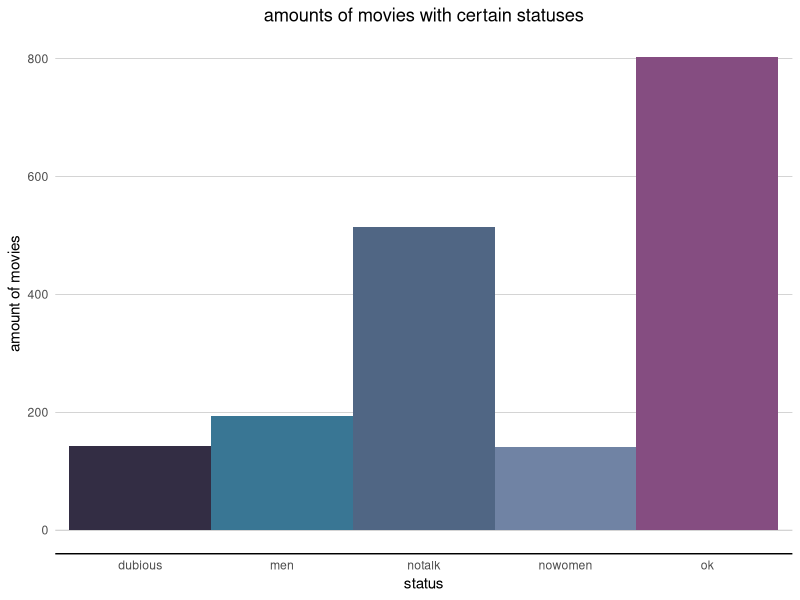
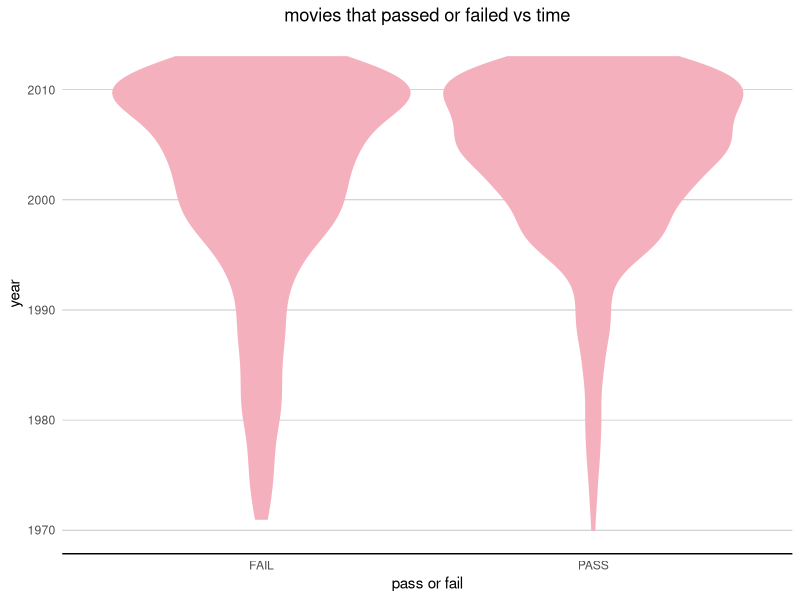
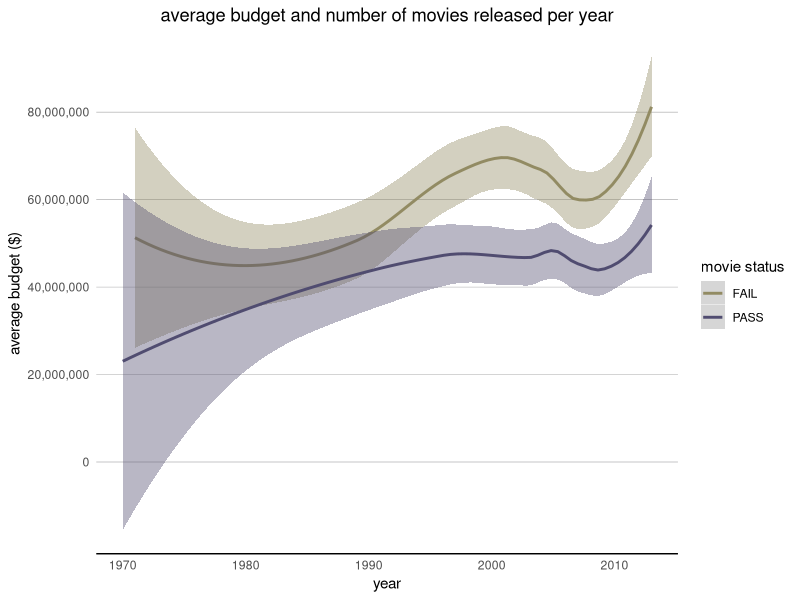
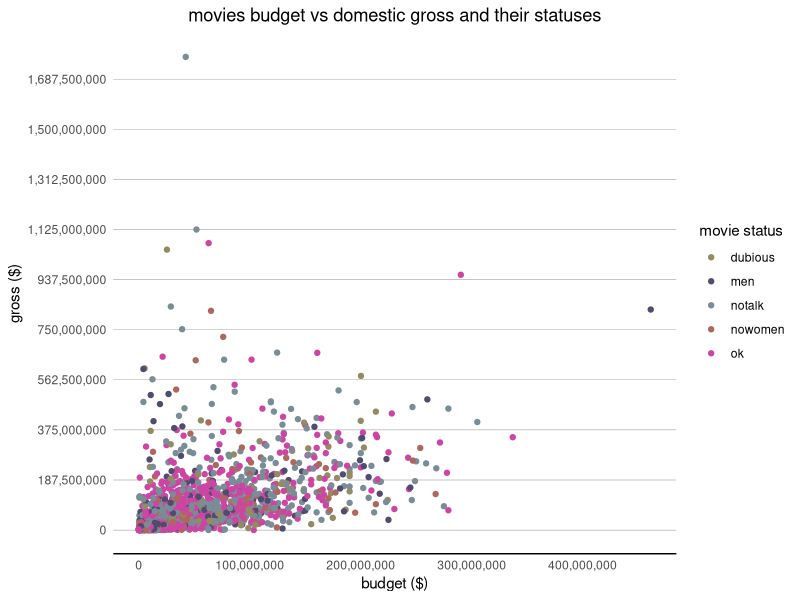

These figures' R source, in order:
library(dplyr,warn.conflicts=FALSE);
library(ggplot2,warn.conflicts=FALSE);
library(scales,warn.conflicts=FALSE);
options(width=2000);
pdf(NULL);

bars<-function(alldata)
{
    relevantdata<-data.frame(count(select(alldata,clean_test),clean_test));
    # colnames(relevantdata)<-c("dubious","men","notalk","nowomen","ok");
    # relevantdata<-relevantdata[2,];
    # print(relevantdata);

    ggplot(data=relevantdata,aes(x=clean_test,y=n,fill=c("#332d44","#854d81","#506684","#7083a4","#397694"),width=1))+geom_bar(stat="identity")+labs(y="amount of movies",x="status",title="amounts of movies with certain statuses")+theme(panel.background=element_rect(fill="white",colour="white"),panel.grid.major.y=element_line(colour="#26272a",size=.08),axis.line.x=element_line(colour="black"),axis.ticks=element_blank(),panel.grid.major.x=element_blank(),plot.title=element_text(hjust=.5))+scale_fill_manual(guide=FALSE,values=c("#332d44","#854d81","#506684","#7083a4","#397694"));
    suppressMessages(ggsave("plot1.png"));
}

violin<-function(alldata)
{
    relevantdata<-select(alldata,binary,code);
    relevantdata$code<-as.numeric(gsub("PASS|FAIL","",relevantdata$code));
    # relevantdata$binary<-gsub("PASS",1,relevantdata$binary);
    # relevantdata$binary<-gsub("FAIL",0,relevantdata$binary);

    # relevantdata<-data.frame(count(relevantdata,code,binary));

    # print(relevantdata);

    ggplot(data=relevantdata,aes(binary,code))+geom_violin(color="#f5b0be",fill="#f5b0be")+labs(y="year",x="pass or fail",title="movies that passed or failed vs time")+theme(panel.background=element_rect(fill="white",colour="white"),panel.grid.major.y=element_line(colour="#26272a",size=.08),axis.line.x=element_line(colour="black"),axis.ticks=element_blank(),panel.grid.major.x=element_blank(),plot.title=element_text(hjust=.5));
    suppressMessages(ggsave("plot2.png"));
}

glowworms<-function(alldata)
{
    rdata<-select(alldata,budget_2013.,binary,code);
    rdata$code<-as.numeric(gsub("PASS|FAIL","",rdata$code));
    rdata$budget_2013.=strtoi(rdata$budget_2013.);
    rdata$code=strtoi(rdata$code);

    # print(rdata);

    ggplot(data=rdata,aes(x=code,y=budget_2013.,color=binary,fill=binary))+geom_smooth()+labs(y="average budget ($)",x="year",title="average budget and number of movies released per year",colour="movie status",fill="nope")+theme(panel.background=element_rect(fill="white",colour="white"),panel.grid.major.y=element_line(colour="#26272a",size=.08),axis.line.x=element_line(colour="black"),axis.ticks=element_blank(),panel.grid.major.x=element_blank(),plot.title=element_text(hjust=.5))+scale_colour_manual(values=c("#928b63","#504c70"))+scale_fill_manual(values=c("#928b63","#504c70"),guide="none")+scale_y_continuous(breaks=seq(0,80000000,20000000),labels=comma);
    suppressMessages(ggsave("plot3.png"));
}

scattuh<-function(alldata)
{
    rdata<-select(alldata,clean_test,budget_2013.,domgross_2013.);
    rdata$budget_2013.=strtoi(rdata$budget_2013.);
    rdata$domgross_2013.=strtoi(rdata$domgross_2013.);
    # print(rdata);
    # print(alldata);

    ggplot(data=rdata,aes(x=budget_2013.,y=domgross_2013.,colour=clean_test))+geom_point(na.rm=TRUE)+labs(y="gross ($)",x="budget ($)",title="movies budget vs domestic gross and their statuses",colour="movie status")+theme(panel.background=element_rect(fill="white",colour="white"),panel.grid.major.y=element_line(colour="#26272a",size=.08),axis.line.x=element_line(colour="black"),axis.ticks=element_blank(),panel.grid.major.x=element_blank(),plot.title=element_text(hjust=.5))+scale_y_continuous(breaks=seq(0,1800000000,187500000),labels=comma)+scale_x_continuous(breaks=seq(0,400000000,100000000),labels=comma)+scale_colour_manual(values=c("#928b63","#504c70","#798d96","#ad685e","#ce44a5"));
    suppressMessages(ggsave("plot4.png"));
}

makePlots<-function()
{
    if (!file.exists("movies.csv"))
    {
        cat(sprintf("movies.csv must be in the same directory as the program\n"));
        return();
    }

    alldata<-read.csv(file="movies.csv",header=TRUE);

    bars(alldata);
    violin(alldata);
    glowworms(alldata);
    scattuh(alldata);
}

makePlots();